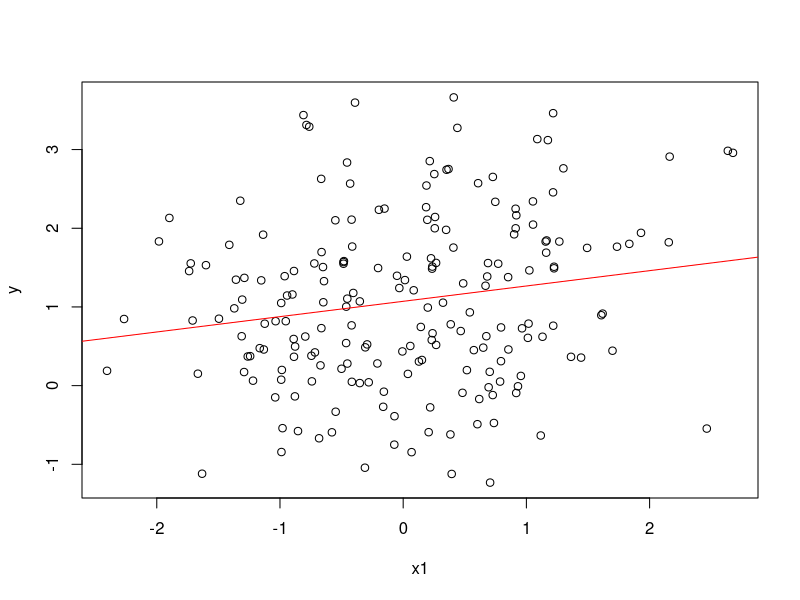

The R script that drew this image:
## ---- chunk 1
N <- 200
set.seed(3)
x1 <- rnorm(n = N, mean = 0, sd = 1)
set.seed(4)
x2 <- rnorm(n = N, mean = 0, sd = 1)
set.seed(3)
sex <- sample(x = c(0, 1), size = N, replace = TRUE)
y <- 1 + sex*0.01 + x1*0.24 + x2*0.02 + rnorm(N)
df <- data.frame(x1, x2,sex, y)
#write.csv2(x = df, file = "regression1.csv")
## ---- chunk 2
r <- cor(x1, y)
r
## ---- chunk 3
plot(x1, y)
abline(lm(y~x1), col="red")
